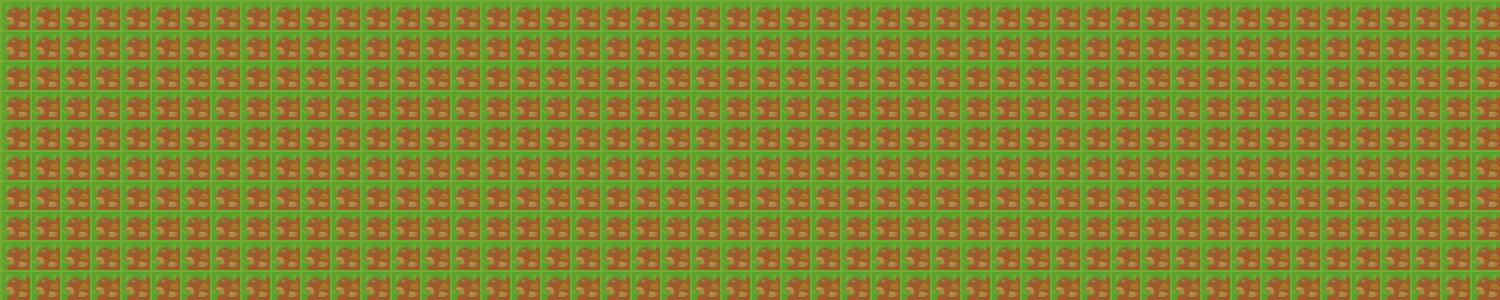

A 2D game scene composited from a Tiled map and its tileset images. What follows is a short description and the map's XML, with every tile layer's data as written:
An orthogonal 50x10 tile map with 30x30 px tiles, 1 tile layer (Kachelebene 1), 2 tilesets.

<map version="1.0" orientation="orthogonal" renderorder="right-down" width="50" height="10" tilewidth="30" tileheight="30" nextobjectid="1">
 <tileset firstgid="1" name="testtiles" tilewidth="30" tileheight="30" spacing="2" tilecount="2" columns="2">
  <image source="../testtiles.png" width="68" height="34" />
 </tileset>
 <tileset firstgid="3" name="kk" tilewidth="30" tileheight="30" margin="2" tilecount="2" columns="2">
  <image source="../testtiles.png" width="68" height="34" />
 </tileset>
 <layer name="Kachelebene 1" width="50" height="10">
  <data encoding="csv">
3,3,3,3,3,3,3,3,3,3,3,3,3,3,3,3,3,3,3,3,3,3,3,3,3,3,3,3,3,3,3,3,3,3,3,3,3,3,3,3,3,3,3,3,3,3,3,3,3,3,
3,3,3,3,3,3,3,3,3,3,3,3,3,3,3,3,3,3,3,3,3,3,3,3,3,3,3,3,3,3,3,3,3,3,3,3,3,3,3,3,3,3,3,3,3,3,3,3,3,3,
3,3,3,3,3,3,3,3,3,3,3,3,3,3,3,3,3,3,3,3,3,3,3,3,3,3,3,3,3,3,3,3,3,3,3,3,3,3,3,3,3,3,3,3,3,3,3,3,3,3,
3,3,3,3,3,3,3,3,3,3,3,3,3,3,3,3,3,3,3,3,3,3,3,3,3,3,3,3,3,3,3,3,3,3,3,3,3,3,3,3,3,3,3,3,3,3,3,3,3,3,
3,3,3,3,3,3,3,3,3,3,3,3,3,3,3,3,3,3,3,3,3,3,3,3,3,3,3,3,3,3,3,3,3,3,3,3,3,3,3,3,3,3,3,3,3,3,3,3,3,3,
3,3,3,3,3,3,3,3,3,3,3,3,3,3,3,3,3,3,3,3,3,3,3,3,3,3,3,3,3,3,3,3,3,3,3,3,3,3,3,3,3,3,3,3,3,3,3,3,3,3,
3,3,3,3,3,3,3,3,3,3,3,3,3,3,3,3,3,3,3,3,3,3,3,3,3,3,3,3,3,3,3,3,3,3,3,3,3,3,3,3,3,3,3,3,3,3,3,3,3,3,
3,3,3,3,3,3,3,3,3,3,3,3,3,3,3,3,3,3,3,3,3,3,3,3,3,3,3,3,3,3,3,3,3,3,3,3,3,3,3,3,3,3,3,3,3,3,3,3,3,3,
3,3,3,3,3,3,3,3,3,3,3,3,3,3,3,3,3,3,3,3,3,3,3,3,3,3,3,3,3,3,3,3,3,3,3,3,3,3,3,3,3,3,3,3,3,3,3,3,3,3,
3,3,3,3,3,3,3,3,3,3,3,3,3,3,3,3,3,3,3,3,3,3,3,3,3,3,3,3,3,3,3,3,3,3,3,3,3,3,3,3,3,3,3,3,3,3,3,3,3,3
</data>
 </layer>
</map>